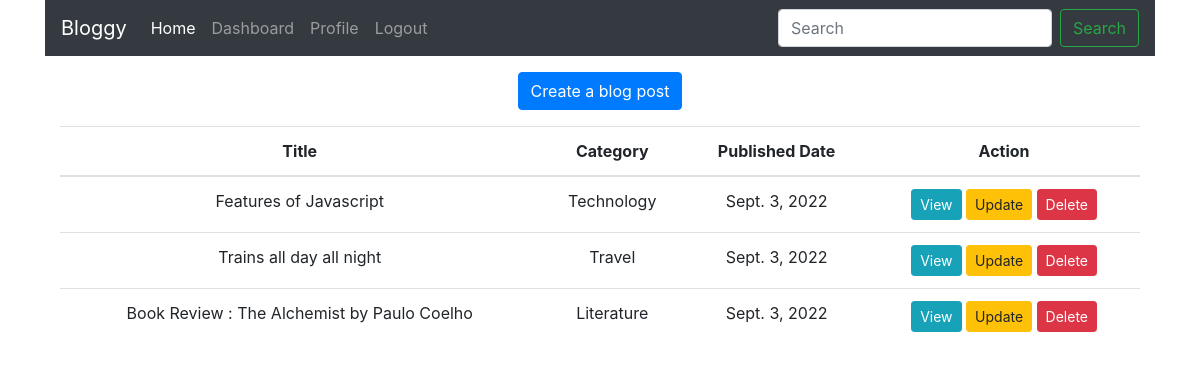
Page /accounts/dashboard/ (signed in) on the committed database.
### posts/models.py (models this page shows, shortened)
class Post(models.Model):
    title = models.CharField(max_length=100)
    content = models.TextField()
    published_date = models.DateField(auto_now=True)
    category = models.ForeignKey(Category, on_delete=models.CASCADE, null=True)
    user = models.ForeignKey(User,on_delete=models.CASCADE,null=True,blank=True)
    slug = models.SlugField(null=True, unique=True)

class Category(models.Model):
    name = models.CharField(max_length=100)

### accounts/views.py (the view)
# urls.py: path("dashboard/",views.dashboard, name="dashboard"),
@login_required
def dashboard(request):
    userid = request.user
    posts = Post.objects.all().filter(user=userid)
    data = {'posts': posts }
    return render(request,'accounts/dashboard.html',data)

### templates/accounts/dashboard.html (shortened to what this page needs)
{% extends 'base.html'%} {% block content %}
<body>
	<div class="container">
		<div class="row">
			<div class="col text-center">
				<a href="{%url 'create'%}" class="btn btn-primary mt-3"
					>Create a blog post</a
				>
				<table class="table mt-3">
					<thead>
						<tr>
							<th scope="col">Title</th>
							<th scope="col">Category</th>
							<th scope="col">Published Date</th>
							<th scope="col">Action</th>
						</tr>
					</thead>
					<tbody>
						{% for p in posts %}
						<tr>
							<td>{{p.title}}</td>
							<td>{{p.category.name}}</td>
							<td>{{p.published_date}}</td>
							<td>
								<a
									href="{% url 'dashview' p.slug %}"
									class="btn btn-info btn-sm"
									>View</a
								>
								<a
									href="{%url 'update' p.slug %}"
									class="btn btn-warning btn-sm"
									>Update</a
								>
								<form
									action="{% url 'delete' p.slug %}"
									method="post"
									class="d-inline"
								>
									<input
										type="submit"
										class="btn btn-danger btn-sm"
										value="Delete"
									/>
								</form>
							</td>
						</tr>
						{% endfor %}
					</tbody>
				</table>
			</div>
		</div>
	</div>
</body>
{% endblock %}

### rows in the picture
Post: title "Features of Javascript", category.name "Technology", published_date "Sept. 3, 2022"
Post: title "Trains all day all night", category.name "Travel", published_date "Sept. 3, 2022"
Post: title "Book Review : The Alchemist by Paulo Coelho", category.name "Literature", published_date "Sept. 3, 2022"
